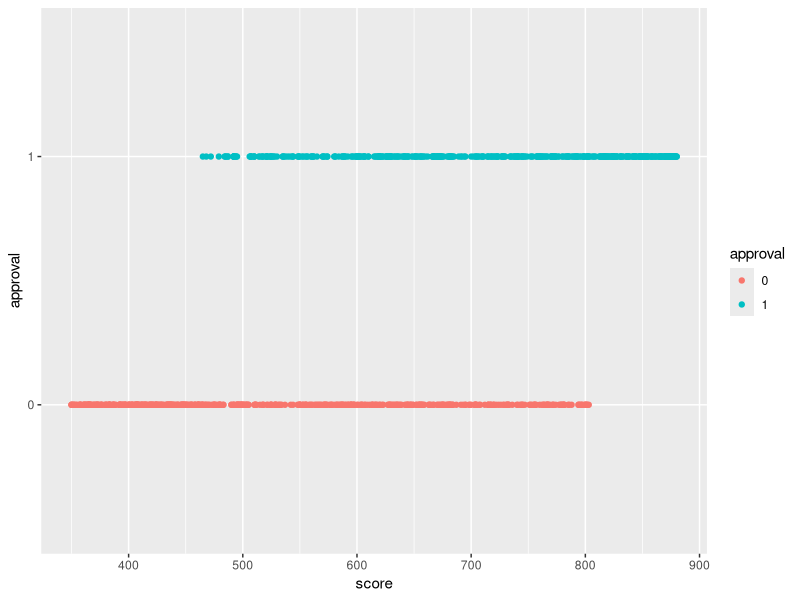
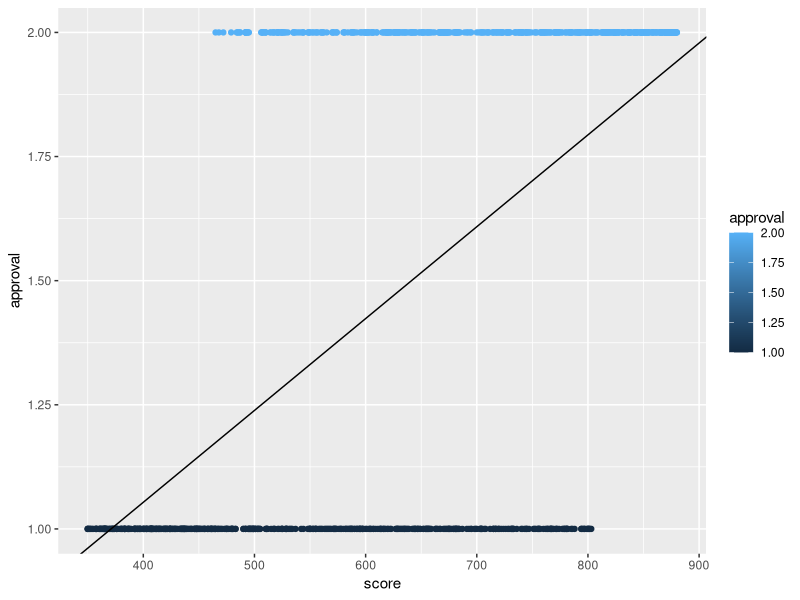
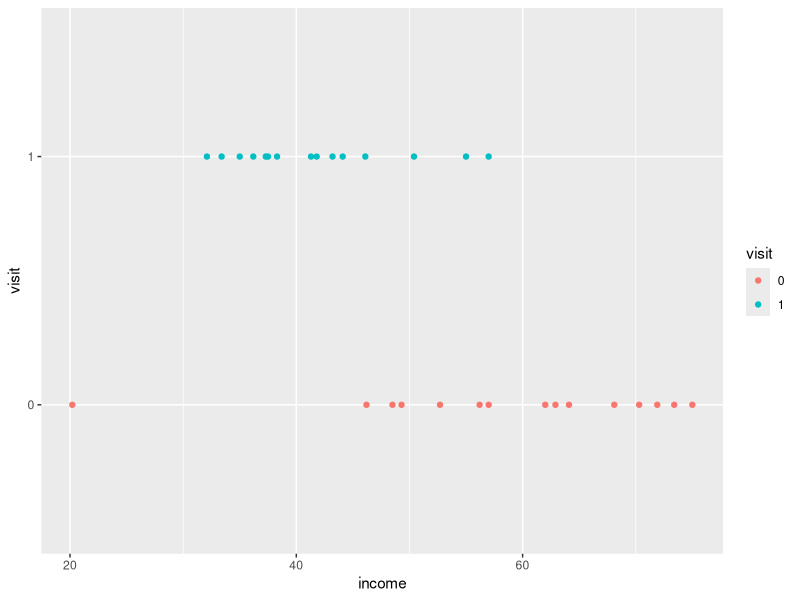
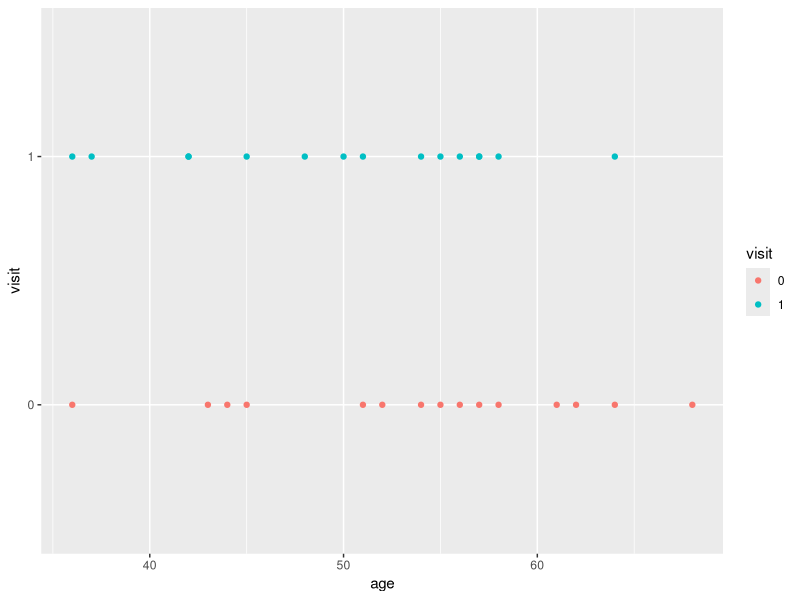
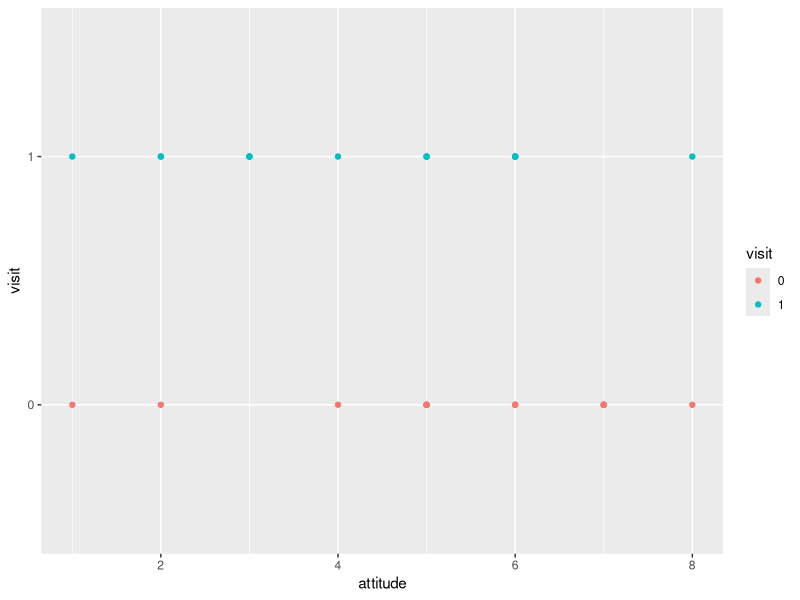
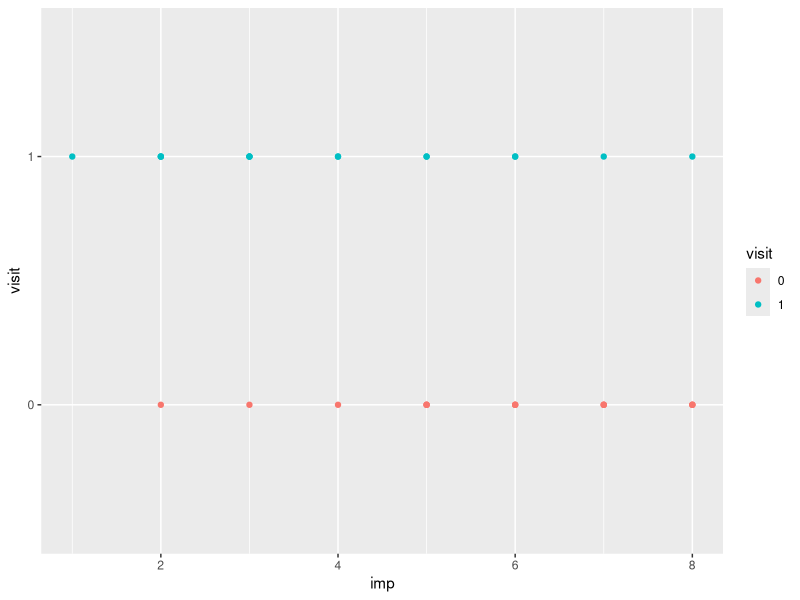
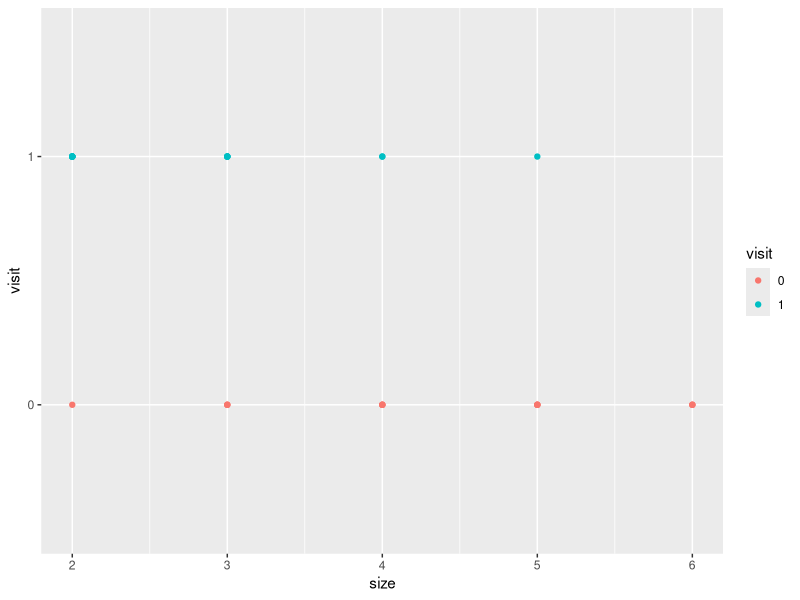

These figures' R source, in order: (Note: this script raises an error after producing the figures.)
library(ggplot2)

cbdata = read.csv('Cibil.csv')
View(cbdata)
names(cbdata) = c('score','approval')
cbdata$approval = factor(cbdata$approval)

ggplot(cbdata, aes(x=score, y = approval, color=approval)) + geom_point()

cbdata$approval = as.numeric(cbdata$approval)
mymodel = lm(approval ~ score, data=cbdata)

summary(mymodel)
coef(mymodel)


ggplot(cbdata, aes(x=score, y= approval, color=approval)) + 
    geom_point() +
    geom_abline(aes(intercept = 0.313678461, slope = 0.00185))



vsdata = read.csv('Resort_Visit.csv')
View(vsdata)

names(vsdata)

names(vsdata) = c('visit','income','attitude','imp','size','age')
vsdata$visit = factor(vsdata$visit)

visit   = vsdata$visit
income  = vsdata$income
attitude= vsdata$attitude
imp     = vsdata$imp
size    = vsdata$size
age     = vsdata$age


str(visit)
# Covert the respose variable to discrete
visit = factor(visit)
str(visit)


ggplot(vsdata,aes(x=income, y=visit, color=visit)) + geom_point()
ggplot(vsdata,aes(x=age, y=visit, color=visit)) + geom_point()
ggplot(vsdata,aes(x=attitude, y=visit, color=visit)) + geom_point()
ggplot(vsdata,aes(x=imp, y=visit, color=visit)) + geom_point()
ggplot(vsdata,aes(x=size, y=visit, color=visit)) + geom_point()



# cgecking the correltion - Xs should not be highly correlated
cor(vsdata)
M = cor(vsdata)
head(round(M,2))

corrplot(M, method = 'circle')


# Checking relation between Xs and Y
aggregate(income ~visit, FUN = mean)
aggregate(attitude ~visit, FUN = mean)
aggregate(imp ~visit, FUN = mean)
aggregate(size ~visit, FUN = mean)
aggregate(age ~ visit, FUN = mean)


aggregate(income ~visit, FUN = mean) %>% 
    ggplot(aes(x = visit, y = income, fill=visit)) +
    geom_bar(stat="identity") 


rb1 = aggregate(income ~visit, FUN = mean)
rb1$input = 'income'
names(rb1) = c('visit','avg','input')

rb2 = aggregate(attitude ~visit, FUN = mean)
rb2$input = 'attitude'
names(rb2) = c('visit','avg','input')

rb3 = aggregate(imp ~visit, FUN = mean)
rb3$input = 'imp'
names(rb3) = c('visit','avg','input')

rb4 = aggregate(size ~visit, FUN = mean)
rb4$input = 'size'
names(rb4) = c('visit','avg','input')

rb5 = aggregate(age ~ visit, FUN = mean)
rb5$input = 'age'
names(rb5) = c('visit','avg','input')

 
myplotdf = rbind(rb1,rb2,rb3,rb4,rb5)
View(myplotdf)

myplotdf2 = myplotdf[ , c('visit','input','avg')]
View(myplotdf2)

#Higher the difference in means, stronger will be the relation to response variable

#Table display
dcast(myplotdf2, visit ~ input, var.value='avg')

# Graphical display 
ggplot(myplotdf, aes(x = visit, y = avg, fill=visit)) +
    geom_bar(stat="identity") +
    facet_wrap(~input, ncol=5, scales='free') +
    scale_fill_brewer(palette = "Reds")

# to list the avilable palettes   
#RColorBrewer::display.brewer.all()

# checking the diff
boxplot(income ~ visit)
boxplot(income ~ visit)
boxplot(attitude ~ visit)
boxplot(imp ~ visit)
boxplot(size ~ visit)
boxplot(age ~ visit)


# Build the model

model = glm(visit ~ income + attitude + imp  + size + age, family = binomial(logit))
summary(model)


anova(model,test = 'Chisq')
summary(model)


